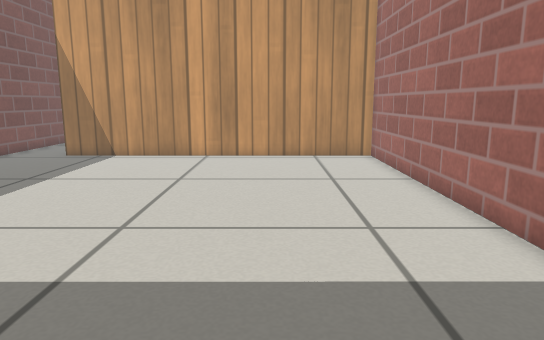
view 1 (above)

17 first-person views from a walk through a world built for the Gazebo simulator. The camera is 0.5 m above the floor, tilts 10° down and sees 70° across. The floor is counted in squares, 0.2 m on a side. Each view is taken from the middle of a square. On the plan, view 1 faces up. The plan holds only what a view shows up to about 20 squares ahead; the rest is blank. Simple patterns stand in for the simulator's built-in surfaces.

view 2
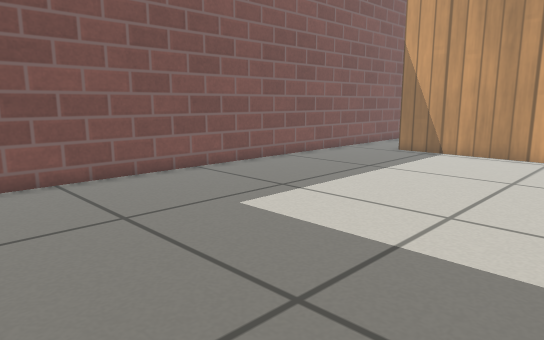

view 3
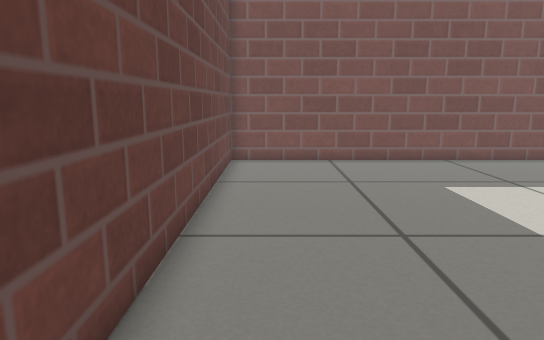

view 4
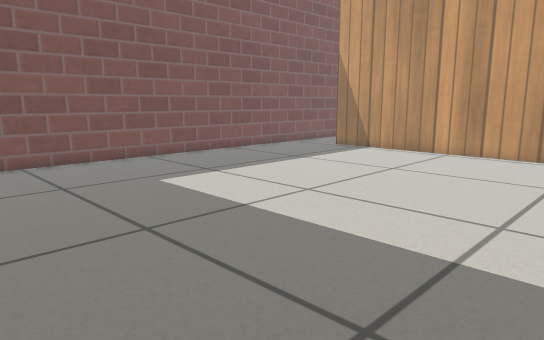

view 5
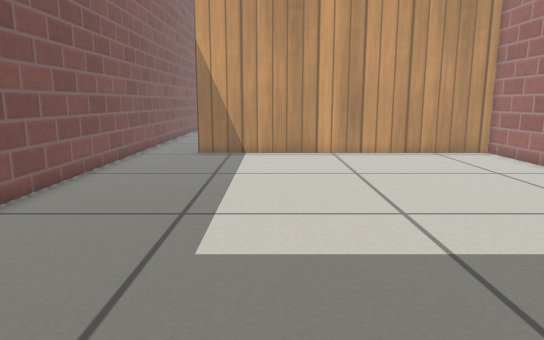

view 6
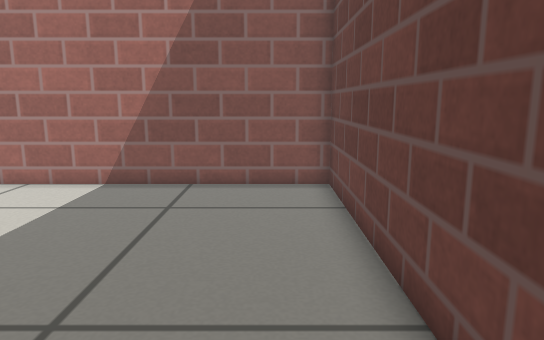

view 7
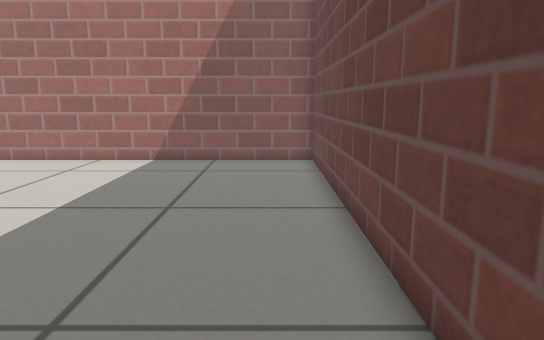

view 8
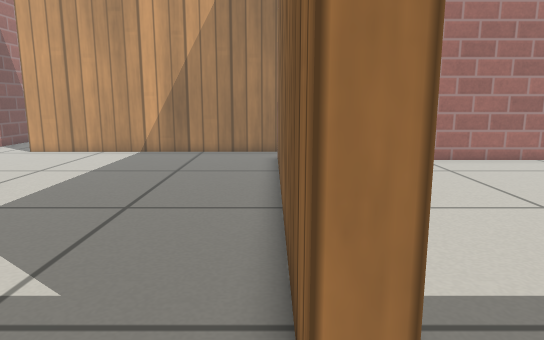

view 9
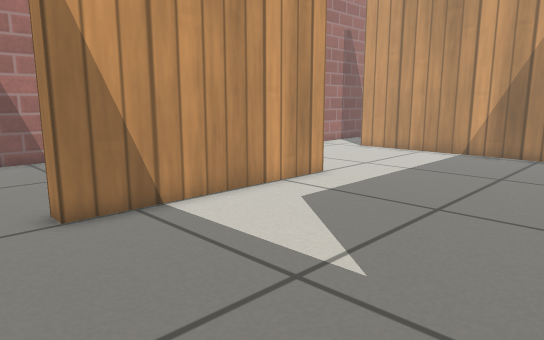

view 10
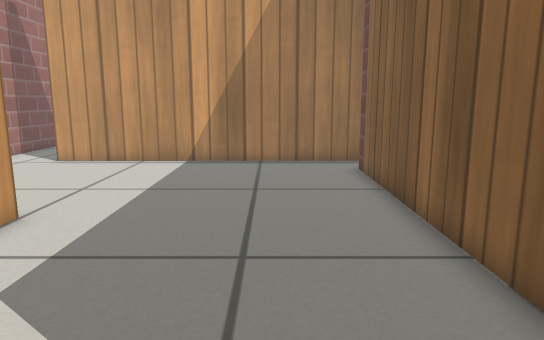

view 11
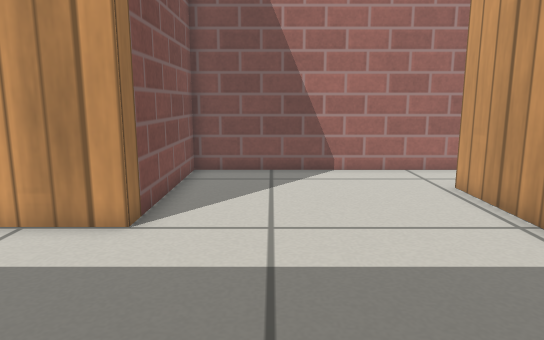

view 12
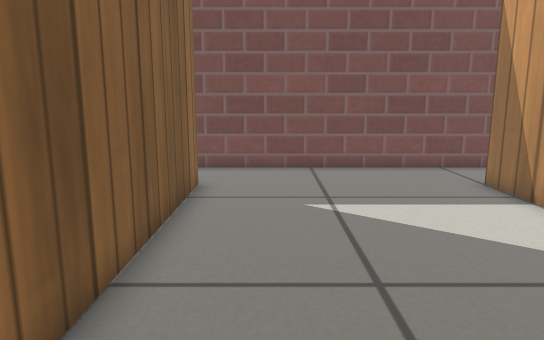

view 13
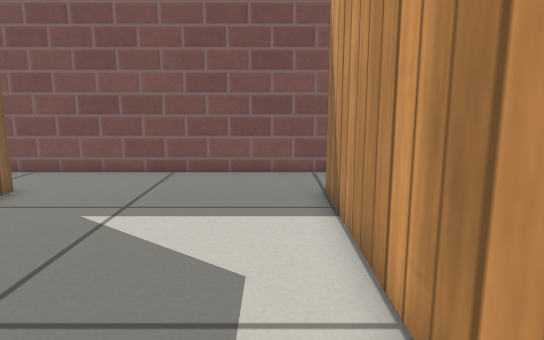

view 14
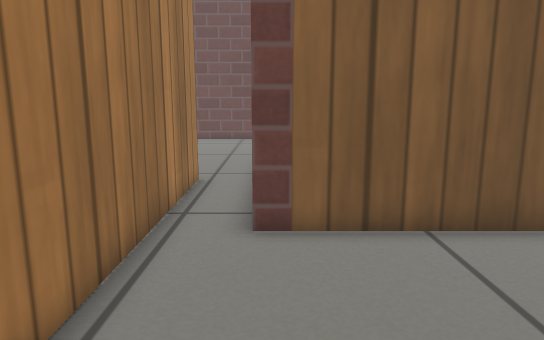

view 15
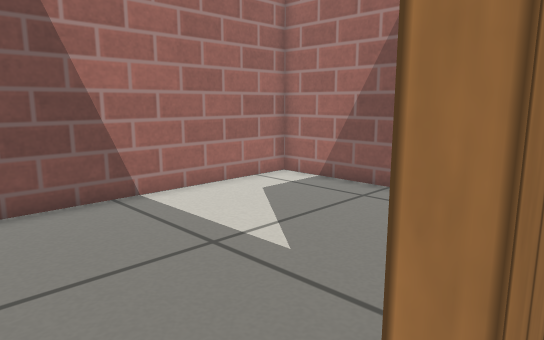

view 16
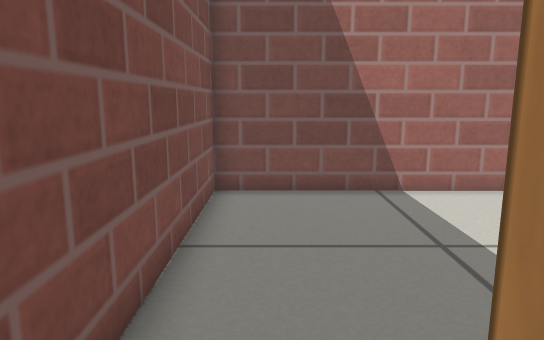

view 17
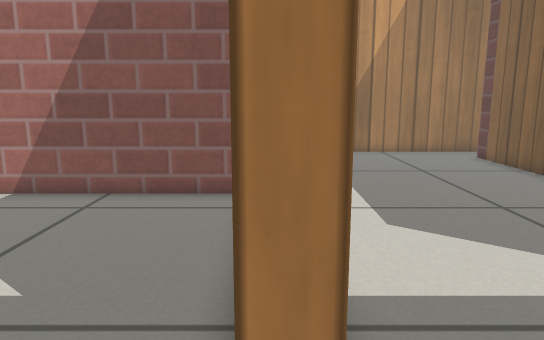

### Floor plan
Ten units are one square. View 1 is at (0, 0); x grows to the right and y downward. Boxes are objects, and circles mark ways between rooms. Rooms are numbered by the first view taken in them; rooms with no view inside come last. Other rooms are left out.
<svg viewBox="-131 -372 216 395">
<path fill="none" stroke="#000" d="M-126 -175 -126 18 46 18 46 -180 -96 -180M-96 -188 54 -188M-126 -285 -126 -175M76 -341 -9 -341 -9 -275 -96 -275 -96 -283M74 -136 74 -313M-96 -180 -96 -188M-16 -290 -16 -367 -126 -367 -126 -285"/>
<circle cx="-110" cy="-185" r="3" fill="#2a7"/>
<circle cx="-110" cy="-280" r="3" fill="#2a7"/>
<text x="-40" y="-80">1</text>
<text x="-10" y="-250">2</text>
<text x="-70" y="-330">3</text>
</svg>
Room 1 opens to room 2. Room 2 opens to room 3.

Where each view was taken, in squares from view 1:
view 1: 0 up, 0 right, facing up
view 2: 1 down, 0 right, facing up-left
view 3: 0 up, 4 right, facing left
view 4: 1 down, 4 right, facing up-left
view 5: 1 down, 6 left, facing up
view 6: 0 up, 7 left, facing right
view 7: 0 up, 12 left, facing right
view 8: 19 up, 12 left, facing right
view 9: 19 up, 12 left, facing up-right
view 10: 22 up, 9 left, facing right
view 11: 20 up, 2 right, facing up
view 12: 21 up, 2 right, facing left
view 13: 26 up, 1 right, facing left
view 14: 26 up, 5 right, facing down
view 15: 27 up, 12 left, facing up-right
view 16: 26 up, 11 left, facing up
view 17: 28 up, 12 left, facing right
